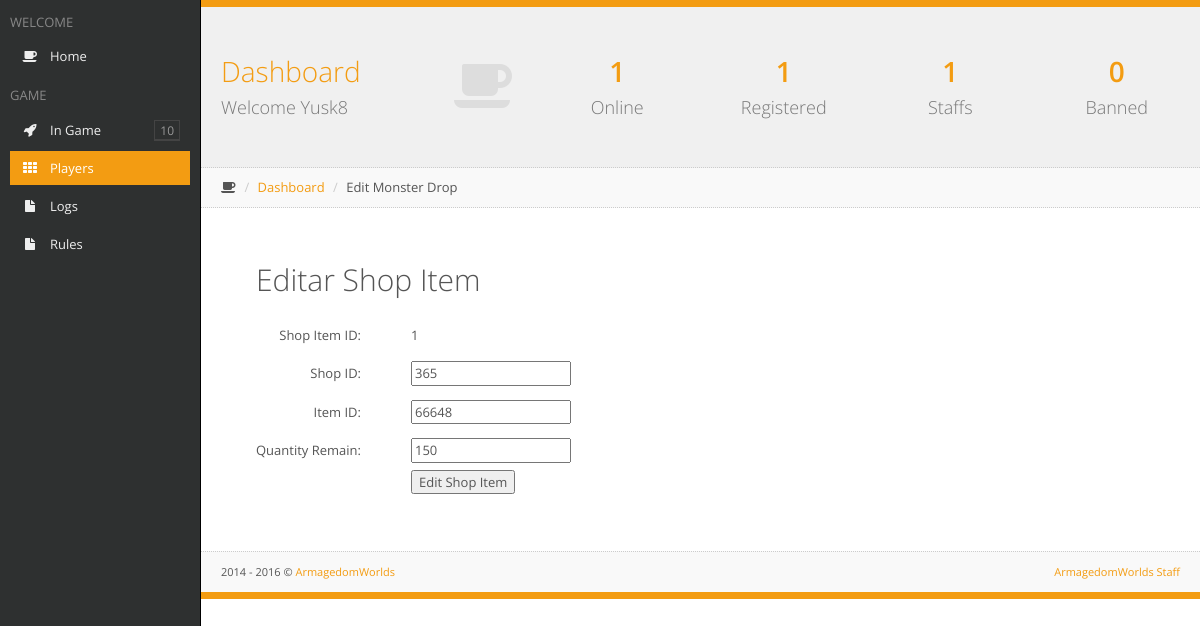
The page /Account/addmondrop.php?edit=1 (signed in) on the database its author committed.
### tables this page shows
CREATE TABLE `shops_items` (
  `id` int(11) UNSIGNED NOT NULL,
  `ShopID` int(11) NOT NULL,
  `ItemID` int(11) UNSIGNED NOT NULL,
  `QuantityRemain` int(11) UNSIGNED NOT NULL DEFAULT '0'
);

### Account/template/css/fonts/config.php (called while the page is built, shortened)
<?php
	$useron = $_SESSION['userlog'];
	$passon = $_SESSION['passlog'];
	if(!(empty($passon))){
		$user = addslashes($useron);
		$pass = addslashes($passon);
		$busca_user = mysql_query("SELECT * FROM users WHERE Name='$user' AND Hash='$pass'");
		$fetch_user = mysql_fetch_array($busca_user);
		$staff = $fetch_user['Staff'];
	$busca_servers = mysql_query("SELECT SUM(Count) FROM servers WHERE Online>0");
	$fetch_servers = mysql_fetch_array($busca_servers);
	$busca_users = mysql_query("SELECT id FROM users");
	$conta_users = mysql_num_rows($busca_users);
	$busca_staff = mysql_query("SELECT id FROM users WHERE Access>=40");
	$conta_staff = mysql_num_rows($busca_staff);
	$busca_ban = mysql_query("SELECT id FROM users WHERE Access<1");
	$conta_ban = mysql_num_rows($busca_ban);
	}
?>

### Account/addmondrop.php (the view, shortened to what this page needs)
<?php
	if(!(include "template/css/fonts/config.php")){
		die("<center>FATAL ERROR: Arquivo de configuração não encontrado</center>");
	}
?>
<?php if(!(empty($passon)) && ($staff < 2)){ ?>
<html>
	<head>
		<title>Restricted Access</title>
		<link rel="stylesheet" href="template/css/style.css">
		<link rel='stylesheet' id='open-sans-css'  href='//fonts.googleapis.com/css?family=Open+Sans%3A300italic%2C400italic%2C600italic%2C300%2C400%2C600&#038;subset=latin%2Clatin-ext&#038;ver=4.0-alpha' type='text/css' media='all' />
	</head>
	<body>
		<div id="tudo">
			<div>&nbsp </div>
			<div id="conteudo" class="shadow">
				<div style="height: 30px;">&nbsp </div>
				<p><center>Only Administrators have access to the Panel of Monster Drops</center></p>
				<p><a href="../"><center>&raquo Back to Game</center></a></p>
			</div>
		</div>
	</body>
</html>
<?php }else if(!(empty($passon))){ ?>
<!DOCTYPE html>
<html class=" js no-touch">
<head>
	<link rel="stylesheet" href="template/css/bootstrap-1.5.css">
	<link rel="stylesheet" href="template/css/plugins-1.5.css">
	<link rel="stylesheet" href="template/css/main-1.5.css">
	<link rel="stylesheet" href="template/css/themes.css">
</head>
<body class="header-fixed-top sidebar-left-pinned">
<div id="sidebar-left" class="enable-hover">
	<div class="sidebar-content">
		<div class="slimScrollDiv" style="position: relative; overflow: hidden; width: auto; height: 573px;">
			<div class="sidebar-left-scroll" style="overflow: hidden; width: auto; height: 573px;">
				<ul class="sidebar-nav">
					<li><h2 class="sidebar-header">WELCOME</h2></li>
					<li><a href="index.php"><i class="fa fa-coffee"></i>Home</a></li>
					<li><h2 class="sidebar-header">GAME</h2></li>
					<li><a style="cursor: pointer;" class="menu-link"><i class="fa fa-rocket"></i>In Game</a>
					</li>
					<li><a href="busca.php" class=" active"><i class="fa fa-th"></i>Players</a></li>
					<li><a href="logs.php"><i class="fa fa-file"></i>Logs</a></li>
					<li><a href="rules.php"><i class="fa fa-file"></i>Rules</a></li>
				</ul>
			</div>
		</div>
	</div>
</div>
<div id="page-container" class="full-width">
	<div id="fx-container" class="fx-opacity"><div id="page-content" class="block">
		<div class="block-header">
			<div class="row remove-margin">
				<div class="col-md-4">
					<a href="" class="header-title-link">
						<h1><i class="fa fa-coffee animation-expandUp"></i>Dashboard<br><small>Welcome <?php echo $useron; ?></small></h1>
					</a>
				</div>
				<div class="col-md-8">
					<div class="row">
						<div class="col-sm-6">
							<div class="row">
								<div class="col-xs-6">
									<a href="lista.php?online" class="header-link">
										<h1 class="animation-pullDown">
											<strong><?php echo $fetch_servers[0]; ?></strong><br><small>Online</small>
										</h1>
									</a>
								</div>
								<div class="col-xs-6">
									<a class="header-link">
										<h1 class="animation-pullDown">
											<strong><?php echo $conta_users; ?></strong><br><small>Registered</small>
										</h1>
									</a>
								</div>
							</div>
						</div>
						<div class="col-sm-6">
							<div class="row">
								<div class="col-xs-6">
									<a href="lista.php?staffs" class="header-link">
										<h1 class="animation-pullDown">
											<strong><?php echo $conta_staff; ?></strong><br><small>Staffs</small>
										</h1>
									</a>
								</div>
								<div class="col-xs-6">
									<a href="lista.php?ban" class="header-link">
										<h1 class="animation-pullDown">
											<strong><?php echo $conta_ban; ?></strong><br><small>Banned</small>
										</h1>
									</a>
								</div>
							</div>
						</div>
					</div>
				</div>
			</div>
		</div>
		<ul class="breadcrumb breadcrumb-top">
			<li><i class="fa fa-coffee"></i></li>
			<li><a href="index.php">Dashboard</a></li>
			<li><?php if(!(isset($_GET['edit']))){ ?>Add Monster Drop<?php }else{ ?>Edit Monster Drop<?php } ?></li>
		</ul>
		<div class="row gutter30">
		<?php if(!(isset($_GET['edit']))){ ?>
			<div style='padding: 10px 50px 10px 50px;'>
			<h2>Add Monster Drop</h2>
				<br />
				<?php
					if(isset($_POST['add'])){
						$monid = addslashes($_POST['add-term']);
						$itid = addslashes($_POST['itid']);
						$chance = addslashes($_POST['chance']);
						$quant = addslashes($_POST['qua']);
							if(mysql_query("INSERT INTO monsters_drops (`MonsterID`, `ItemID`, `Chance`, `Quantity`) VALUES ('$monid', '$itid', '$chance', '$quant')")){
							mysql_query("INSERT INTO admin_logs (`staff`, `info`, `ip`) VALUES ('$user', 'Added the Monster Drop for Monster: $monid', '$ip')");
								echo "<b style='color: green'>Monster Drop Add with Sucess.</b>";
							}else{
								echo "<b style='color: red'>All fields have been filled in correctly, but an error occurred when sending to the database, please try again later</b>";
							}
						echo "<br /><br />";
					}
				?>
			</div>
			<form action="" method="POST">
				<table>
					<tr>
						<td style='border: 1px #000; padding: 10px 50px 10px 50px;' align="right">Monster ID: </td><td><input type="text" name="add-term" value="<?php echo $_POST['add-term']; ?>"></td>
					</tr>
					<tr>
						<td style='border: 1px #000; padding: 10px 50px 10px 50px;' align="right">Item ID: </td><td><input type="text" name="itid" value="<?php echo $_POST['itid']; ?>"></td>
					</tr>
					<tr>
						<td style='border: 1px #000; padding: 10px 50px 10px 50px;' align="right">Chance <font color="red" style="font-size: 10px;">(Ex 1.00 = 100%)</font>: </td><td><input type="text" name="chance" value="<?php echo $_POST['chance']; ?>"></td>
					</tr>
					<tr>
						<td style='border: 1px #000; padding: 10px 50px 10px 50px;' align="right">Quantity: </td><td><input type="text" name="qua" value="<?php echo $_POST['qua']; ?>"></td>
					</tr>
					<tr><td style="border: 1px #000; padding: 10px 50px 10px 50px;"></td><td><input type="submit" name="add" value="Add Monster Drop"></td></tr>
				</table>
			</form>
		<?php }else{ ?>
			<div style='padding: 10px 50px 10px 50px;'>
				<h2>Editar Shop Item</h2>
			</div>
				<?php
					$edit = addslashes($_GET['edit']);
					$busca_edit = mysql_query("SELECT * FROM shops_items WHERE id=$edit");
					$conta_edit = mysql_num_rows($busca_edit);
					if($conta_edit > 0){
						$fetch_edit = mysql_fetch_array($busca_edit);
						$edit_id = $fetch_edit['id'];
						$edit_shopid = $fetch_edit['ShopID'];
						$edit_itemid = $fetch_edit['ItemID'];
						$edit_quant = $fetch_edit['QuantityRemain'];
				?>
					<form action="" method="POST">
						<table>
							<tr>
								<td style='border: 1px #000; padding: 10px 50px 10px 50px;' align="right">Shop Item ID: </td><td><?php echo $edit_id; ?></td>
							</tr>
							<tr>
								<td style='border: 1px #000; padding: 10px 50px 10px 50px;' align="right">Shop ID: </td><td><input type="text" name="ed_sid" value="<?php echo $edit_shopid; ?>"></td>
							</tr>
							<tr>
								<td style='border: 1px #000; padding: 10px 50px 10px 50px;' align="right">Item ID: </td><td><input type="text" name="ed_itid" value="<?php echo $edit_itemid; ?>"></td>
							</tr>
							<tr>
								<td style='border: 1px #000; padding: 10px 50px 10px 50px;' align="right">Quantity Remain: </td><td><input type="text" name="ed_qua" value="<?php echo $edit_quant; ?>"></td>
							</tr>
							<tr><td style="border: 1px #000; padding: 10px 50px 10px 50px;"></td><td><input type="hidden" name="ed_id" value="<?php echo $edit_id; ?>"><input type="submit" name="edd" value="Edit Shop Item"></td></tr>
						</table>
					</form>
			<?php
				}else{
					echo "<b>There's no Monster Drop with that ID</b>";
				}
			?>
		<?php } ?>
		<br /><br /><br />
		</div>
	</div>
	<footer class="clearfix">
		<div class="pull-right">
			<a href="" target="_blank">ArmagedomWorlds Staff</a>
		</div>
		<div class="pull-left">
			<span>2014 - 2016</span> © <a href="/" target="_blank">ArmagedomWorlds</a>
		</div>
	</footer>
	</div>
</div>
</body>
</html>
<?php }else{ ?>
	<?php include "login.php"; ?>
<?php } ?>

### rows shown on the page
shops_items: id "1", ed_sid "365", ed_itid "66648", ed_qua "150"

### other values the page prints
$useron "Yusk8"
$fetch_servers[0] "1"
$conta_users "1"
$conta_staff "1"
$conta_ban "0"
